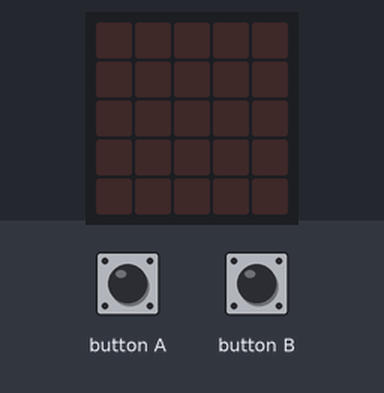
This program was run on a simulated BBC micro:bit running MicroPython. On the bench: the board's 5×5 LED display. The test bench sets the inputs (shaded band).

Above: at 1.2 s.
1.3 s: button A pressed for 0.15 s
At 1.9 s:
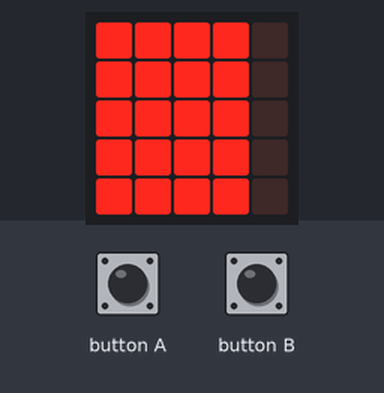
3.6 s: button B pressed for 0.15 s
At 3.67 s:
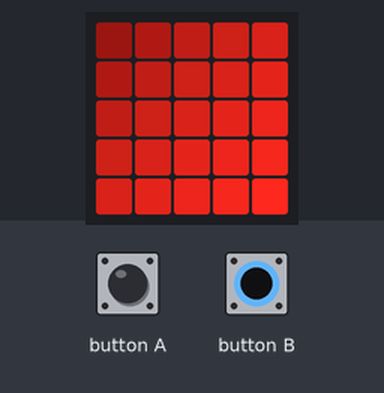
5.2 s: button B pressed for 3.2 s
9.9 s: button A pressed for 1 s
At 10.8 s:
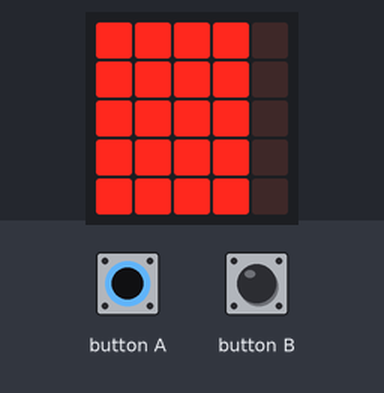
Timing chart, 0 to 12.9 s (numbered marks = the images above; inputs shaded):
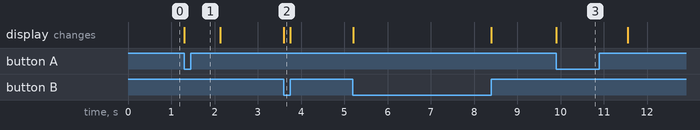

Measured:
- after the input at 1.3 s, the display: changes at once (image 1)
- after the input at 3.6 s, the display: changes at once (image 2)
- after the input at 9.9 s, the display: changes at once (image 3)

The program:

gradient-microbit.py
```python
from microbit import *
import radio

radio.on()

while True:
    if button_a.is_pressed():
        for x in range(5):
            for y in range(5):
                display.show(Image('9999:' * 5))
                sleep(30)
                display.clear()
    elif button_b.is_pressed():
        display.show(Image('12345:23456:34567:45678:56789'))
    else:
        display.clear()
```
